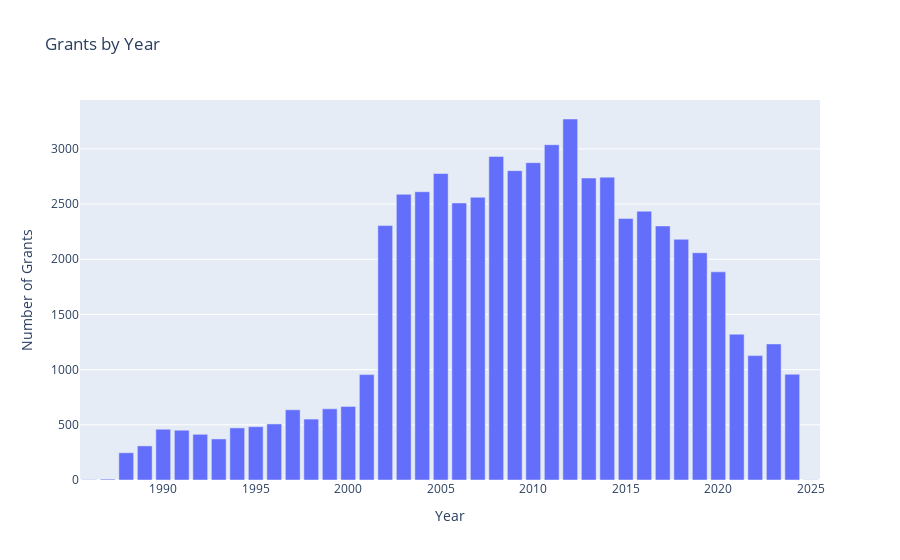

The notebook cell this image was saved under:
### Code cell
grants = pd.DataFrame(utils.load_grants())
grants_by_year = grants.start_year.value_counts()
# Create Plotly Express bar chart with title and axis labels
fig = px.bar(
    x=grants_by_year.index,
    y=grants_by_year.values,
    labels={"x": "Year", "y": "Number of Grants"},
    title="Grants by Year"
)
fig.show()

### Figure 1 — Plotly figure (JSON) as saved in the notebook; plotly's stock layout.template omitted (floating-point values rounded to 4 significant figures)
{"data": [{"hovertemplate": "Year=%{x}<br>Number of Grants=%{y}<extra></extra>", "legendgroup": "", "marker": {"color": "#636efa", "pattern": {"shape": ""}}, "name": "", "orientation": "v", "showlegend": false, "textposition": "auto", "type": "bar", "x": [2012.0, 2011.0, 2008.0, 2010.0, 2009.0, 2005.0, 2014.0, 2013.0, 2004.0, 2003.0, 2007.0, 2006.0, 2016.0, 2015.0, 2002.0, 2017.0, 2018.0, 2019.0, 2020.0, 2021.0, 2023.0, 2022.0, 2024.0, 2001.0, 2000.0, 1999.0, 1997.0, 1998.0, 1996.0, 1995.0, 1994.0, 1990.0, 1991.0, 1992.0, 1993.0, 1989.0, 1988.0, 1987.0, 1986.0, 2025.0], "xaxis": "x", "y": [3271, 3038, 2932, 2875, 2803, 2777, 2744, 2736, 2612, 2589, 2562, 2510, 2436, 2369, 2305, 2302, 2181, 2059, 1886, 1321, 1233, 1127, 958, 955, 667, 645, 636, 552, 508, 483, 472, 460, 451, 414, 372, 309, 247, 8, 3, 2], "yaxis": "y"}], "layout": {"barmode": "relative", "legend": {"tracegroupgap": 0}, "title": {"text": "Grants by Year"}, "xaxis": {"anchor": "y", "domain": [0, 1], "title": {"text": "Year"}}, "yaxis": {"anchor": "x", "domain": [0, 1], "title": {"text": "Number of Grants"}}}}
